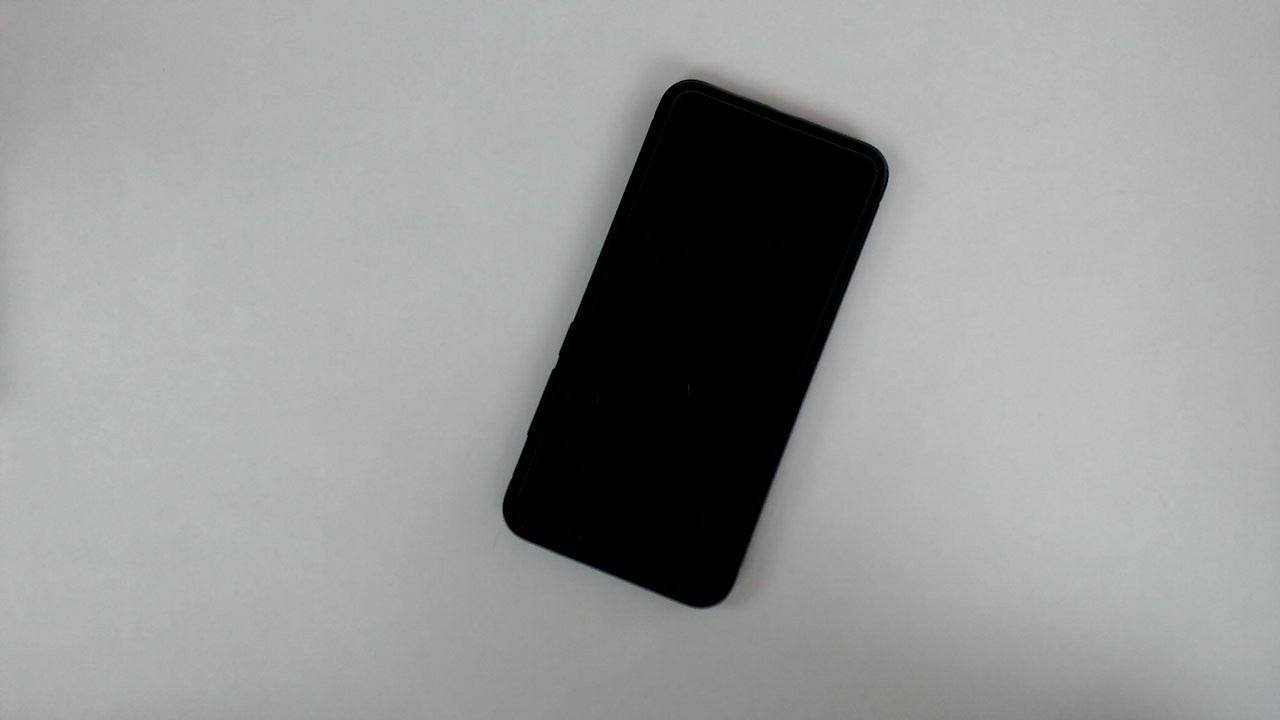
#> input picture pysource/phone.jpg, 1280 x 720 px
$ python -i utlis.py   (imports and definitions only)
#> lines starting #> are read from the running program, lines starting #| are printed output that depends on the picture; after the words box and inside, x2 and y2 are one past the last pixel; in counts of white or black regions, pixels touching at a corner belong together
#> further down, picture is the input picture: shape (720, 1280, 3); mean B, G, R 151, 151.5, 150.2
import cv2
import numpy as np


def getContours(img,cThr=[100,100],showCanny=False,minArea=1000,filter=0,draw =False):
#> called with showCanny = False, minArea = 1000, filter = 0, draw = False
    imgGray = cv2.cvtColor(img,cv2.COLOR_BGR2GRAY)
    imgBlur = cv2.GaussianBlur(imgGray,(5,5),1)
    imgCanny = cv2.Canny(imgBlur,cThr[0],cThr[1])
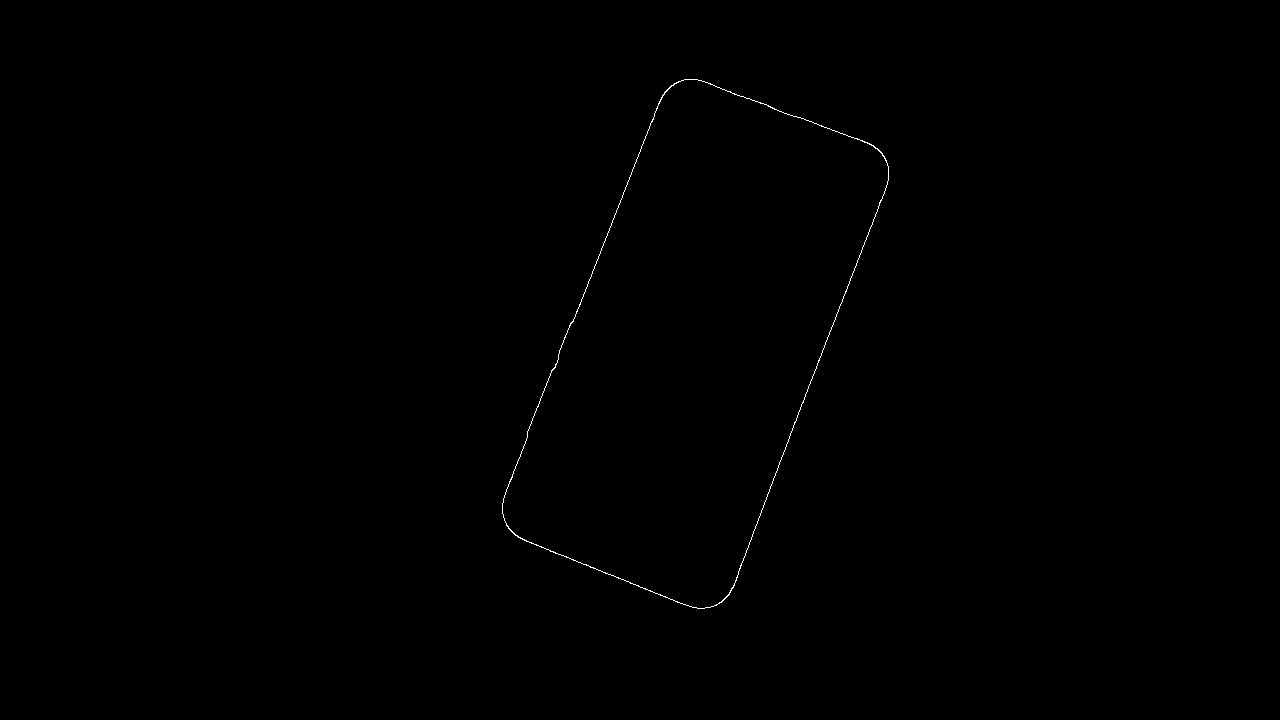
#> imgCanny: shape (720, 1280); 0.16% white in thin lines or dots, all inside (x1, y1, x2, y2) = (502, 79, 889, 609)
    kernel = np.ones((5,5))
    imgDial = cv2.dilate(imgCanny,kernel,iterations=3)
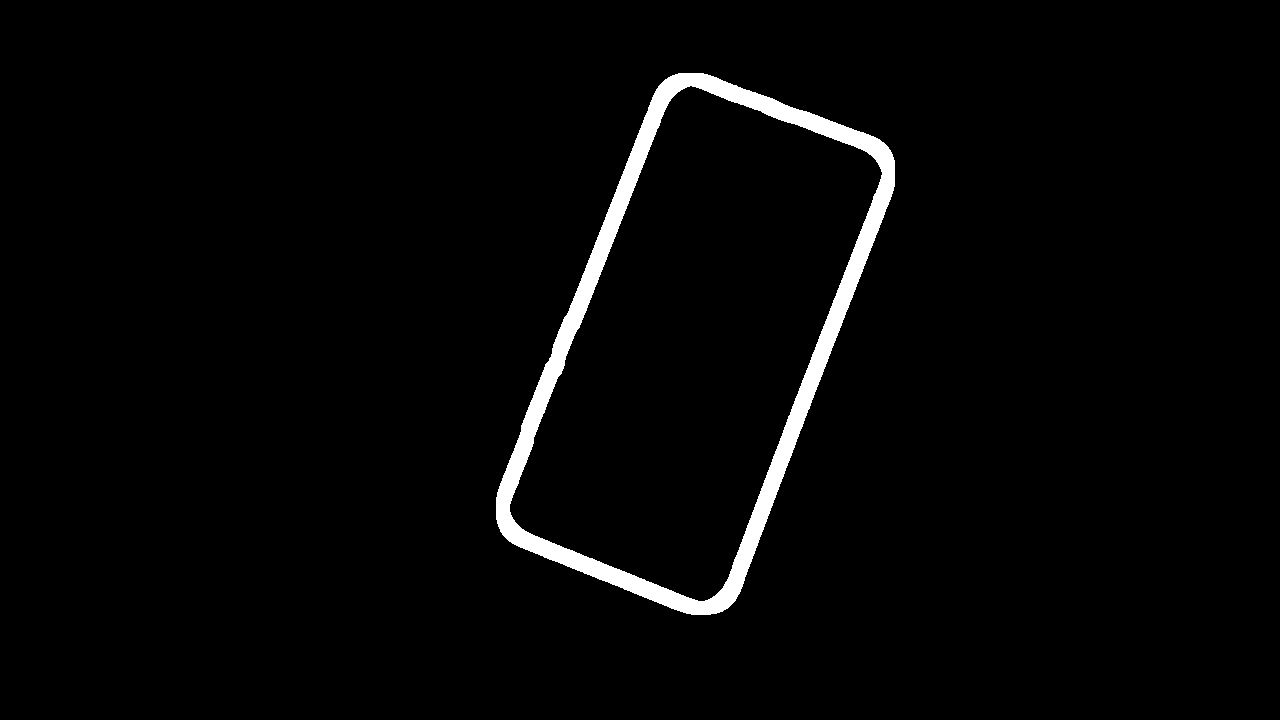
#> imgDial: shape (720, 1280); 2.5% white; 1 white region, box (x1, y1, x2, y2) and area: (496, 73, 895, 615) 23394
    imgThre = cv2.erode(imgDial,kernel,iterations=2)
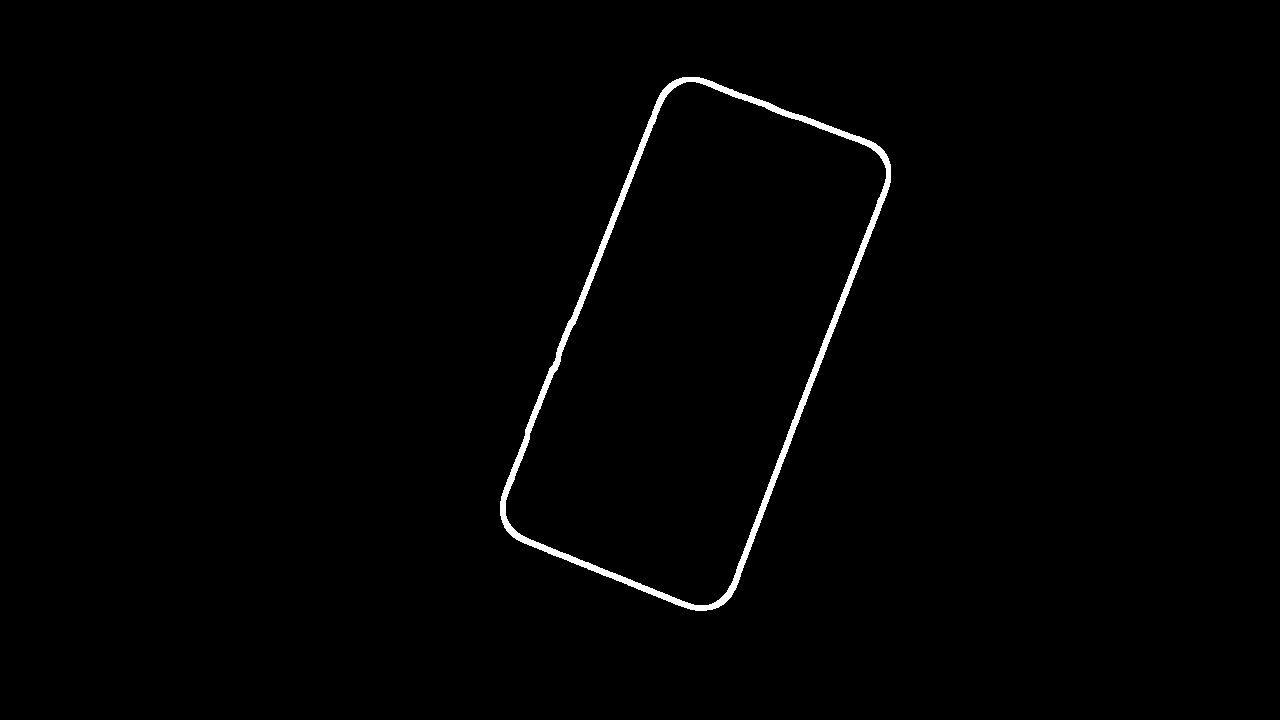
#> imgThre: shape (720, 1280); 0.95% white; 1 white region
    if showCanny:cv2.imshow('Canny',imgThre)
    contours,hiearchy = cv2.findContours(imgThre,cv2.RETR_EXTERNAL,cv2.CHAIN_APPROX_SIMPLE)
#> contours = 1 contour; box (x1, y1, x2, y2) and area: (500, 77, 891, 611) 123370; hiearchy = [[-1, -1, -1, -1]]
    finalCountours = []
    for i in contours:
        area = cv2.contourArea(i)
        if area > minArea:
            peri = cv2.arcLength(i,True)
            approx = cv2.approxPolyDP(i,0.02*peri,True)
            bbox = cv2.boundingRect(approx)
            if filter > 0:
                if len(approx) == filter:
                    finalCountours.append([len(approx),area,approx,bbox,i])
            else:
                finalCountours.append([len(approx),area,approx,bbox,i])
#> this loop made 1 pass
#> (area, peri, approx, bbox) on pass 1: (123370, 1544.9, [[682, 77], [500, 515], [706, 610], [890, 164]], (500, 77, 391, 534))
#> after the loop, finalCountours = 1 item
    finalCountours = sorted(finalCountours,key = lambda x:x[1] ,reverse= True)
    if draw:
        for con in finalCountours:
            cv2.drawContours(img,con[4],-1,(0,0,255),3)
    return img, finalCountours

def reorder(myPoints):
    #print(myPoints.shape)
    myPointsNew = np.zeros_like(myPoints)
    myPoints = myPoints.reshape((4,2))
    add = myPoints.sum(1)
    myPointsNew[0] = myPoints[np.argmin(add)]
    myPointsNew[3] = myPoints[np.argmax(add)]
    diff = np.diff(myPoints,axis=1)
    myPointsNew[1]= myPoints[np.argmin(diff)]
    myPointsNew[2] = myPoints[np.argmax(diff)]
    return myPointsNew

def warpImg (img,points,w,h,pad=20):
    # print(points)
    points =reorder(points)
    pts1 = np.float32(points)
    pts2 = np.float32([[0,0],[w,0],[0,h],[w,h]])
    matrix = cv2.getPerspectiveTransform(pts1,pts2)
    imgWarp = cv2.warpPerspective(img,matrix,(w,h))
    imgWarp = imgWarp[pad:imgWarp.shape[0]-pad,pad:imgWarp.shape[1]-pad]
    return imgWarp

def findDis(pts1,pts2):
    return ((pts2[0]-pts1[0])**2 + (pts2[1]-pts1[1])**2)**0.5

>>> import cv2
>>> picture = cv2.imread('pysource/phone.jpg')
>>> result = getContours(picture)
